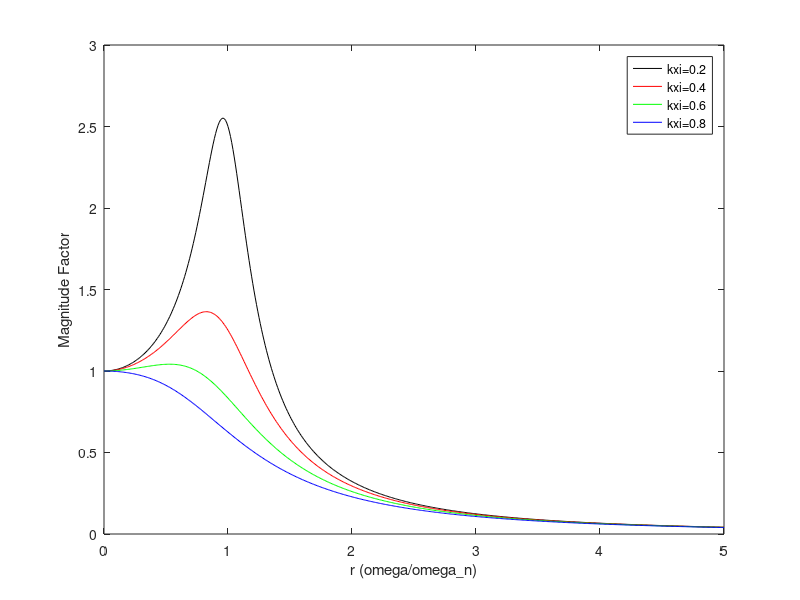

Recreate this plot in MATLAB.
clear;clc;clf
r=0:0.01:5;
kxi=0.2:0.2:0.8;
MF1=sqrt(1./((1-r.^2).^2+4*kxi(1)^2*r.^2));
MF2=sqrt(1./((1-r.^2).^2+4*kxi(2)^2*r.^2));
MF3=sqrt(1./((1-r.^2).^2+4*kxi(3)^2*r.^2));
MF4=sqrt(1./((1-r.^2).^2+4*kxi(4)^2*r.^2));
%MF5=sqrt(1./((1-r.^2).^2+4*r.^2));
%MF6=sqrt(1./((1-r.^2).^2+4*1.2^2*r.^2));
plot(r,MF1,'k-')
hold on
plot(r,MF2,'r-')
plot(r,MF3,'g-')
plot(r,MF4,'b-')
%plot(r,MF5,'b--')
%plot(r,MF6,'r--')
legend('kxi=0.2','kxi=0.4','kxi=0.6','kxi=0.8')
xlabel('r (omega/omega_n)','interpreter','none')
ylabel('Magnitude Factor')